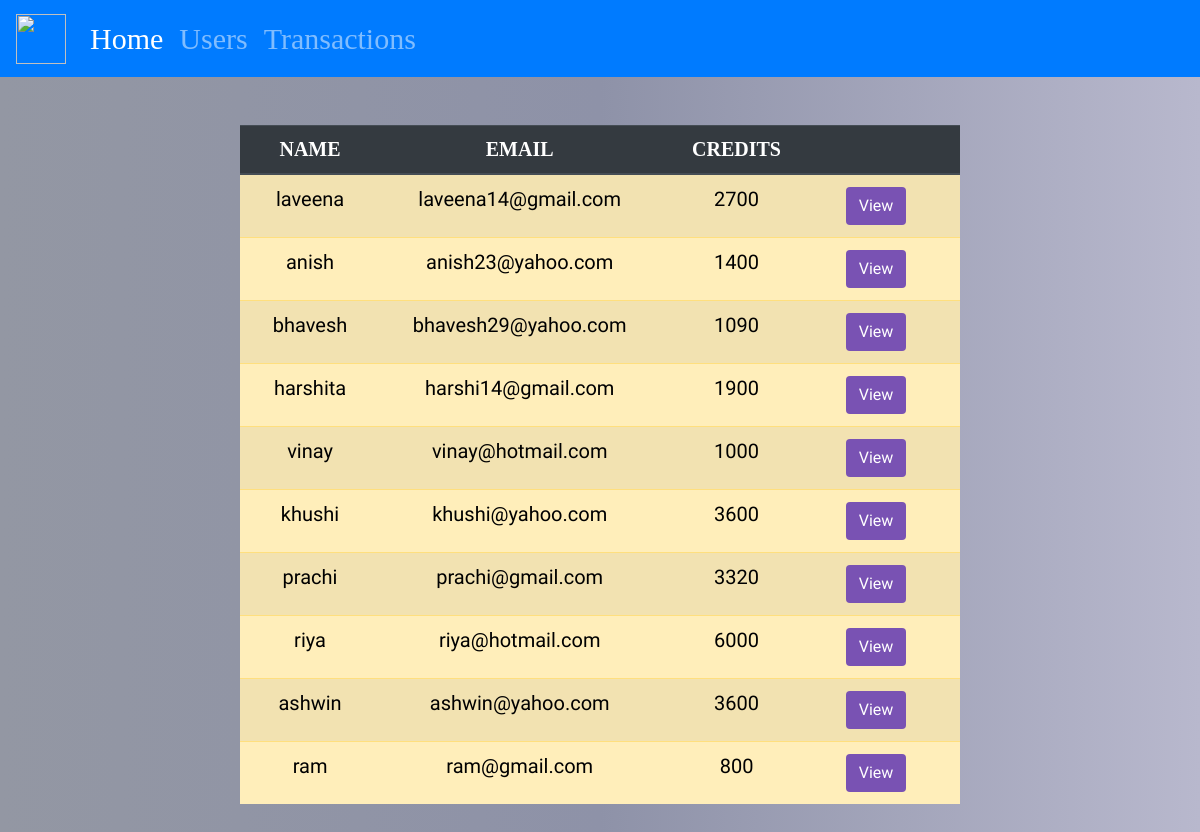
Screenshot of /users1.php with the database file from the repository.
### tables this page shows
CREATE TABLE `users` (
  `name` varchar(20) NOT NULL,
  `email` varchar(100) NOT NULL,
  `credit` int(200) NOT NULL
);

### users1.php (the view, shortened to what this page needs)
<?php
    require_once('db_connect.php');
    $query = "select * from users";
    $result = mysqli_query($link,$query);
?>
<html>
  <head>
        <link rel="stylesheet" href="https://stackpath.bootstrapcdn.com/bootstrap/4.5.0/css/bootstrap.min.css">
  </head>
  <body>
   <nav class="navbar navbar-expand-lg navbar-dark bg-primary" height="30">
      <a class="navbar-brand" href="index.php">
        <img src="https://iconsplace.com/wp-content/uploads/_icons/000000/256/png/bank-icon-256.png" width="50" height="50" alt="">
      </a>
      <div class="collapse navbar-collapse" id="navbarSupportedContent">
        <ul class="navbar-nav mr-auto">
          <li class="nav-item active">
            <a class="nav-link" href="index.php">Home <span class="sr-only">(current)</span></a>
          </li>
          <li class="nav-item">
            <a class="nav-link" href="users1.php">Users</a>
          </li>
          <li class="nav-item">
            <a class="nav-link" href="display.php">Transactions</a>
          </li>
        </ul>
      </div>
    </nav>
<br>
<br>
    <div class ="added">
    <center>
        <table class="table table-striped table-warning" id="tb">
<thead class="thead-dark">
<tr>
                    <th scope="col" width="10%" style="text-align: center;">NAME</th>
                    <th scope="col" width="10%" style="text-align: center;">EMAIL</th>
                    <th scope="col" width="10%" style="text-align: center;">CREDITS</th>
                    <th scope="col"  width="10%" style="text-align: center;">
                    </th>
</tr>
</thead>
            <?php
        while($rows=$result->fetch_assoc())
        {
      ?>
      <form action="transfer1.php" method="post">
      <tr>
        <td style="text-align: center;color: black;font-family: 'Sansita Swashed', cursive;"><?php echo $rows['name'];?></td>
        <td style="text-align: center;color: black;font-family: 'Sansita Swashed', cursive;"><?php echo $rows['email'];?></td>
        <td style="text-align: center;color: black;font-family: 'Sansita Swashed', cursive;"><?php echo $rows['credit'];?></td>
        <td>
          <button type="submit" class="btn" style="margin-left: 20px; background-color:#7952b3; color: white;font-family: 'Sansita Swashed', cursive;">View</button>
        </td>
      </tr>
      </form>
      <?php
        }
      ?>
     </table>
   </center>
   </body>
</html>

### users1.php (style rules this page uses)
body { background-image: linear-gradient(to right, #9397A3, #8E92A8, #B8B8CD); }
.nav-link { font-size: 30px; font-family: "Palatino Linotype", "Book Antiqua", Palatino, serif; }
#tb { font-family:"Book Antiqua"; font-size: 20px; margin: auto; padding:0px,0px,0px,0px; width: 60%; }

### rows the page displays
users: name "laveena", email "laveena14@gmail.com", credit "2700"
users: name "anish", email "anish23@yahoo.com", credit "1400"
users: name "bhavesh", email "bhavesh29@yahoo.com", credit "1090"
users: name "harshita", email "harshi14@gmail.com", credit "1900"
users: name "vinay", email "vinay@hotmail.com", credit "1000"
users: name "khushi", email "khushi@yahoo.com", credit "3600"
users: name "prachi", email "prachi@gmail.com", credit "3320"
users: name "riya", email "riya@hotmail.com", credit "6000"
users: name "ashwin", email "ashwin@yahoo.com", credit "3600"
users: name "ram", email "ram@gmail.com", credit "800"
